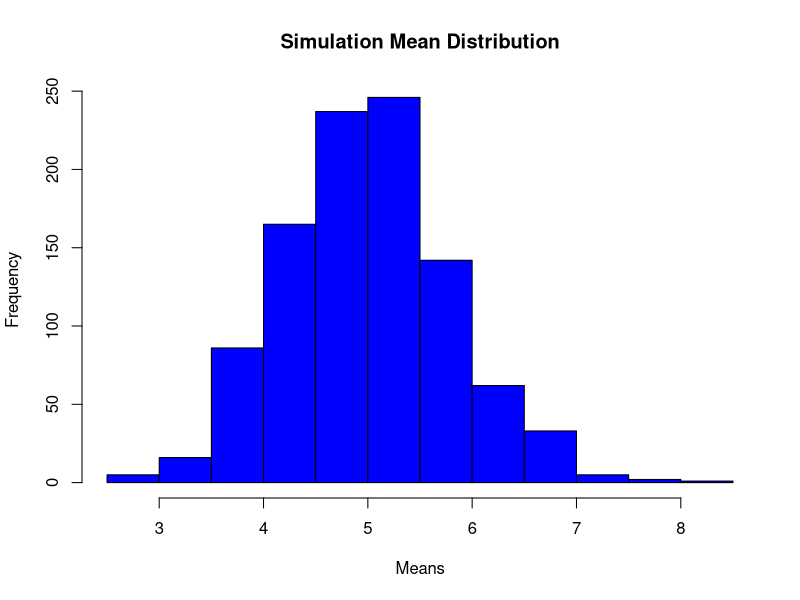

The R script that drew this image: (Note: this script raises an error after producing the figure.)
#Open Library to access installed packages
library(knitr)
library(ggplot2)


#set seed to create random variable
set.seed(567)

#use provided sampling values to create simulation
lambda <- 0.2
n_sample <- 40 
sim <- 1000

#run simulation
sim_exponent <- matrix(rexp(sim*n_sample, rate=lambda), sim, n_sample)

# Mean of simulation
mean_Sim <- rowMeans(sim_exponent)

#create histogram
hist(mean_Sim, xlab="Means", ylab="Frequency", main="Simulation Mean Distribution", col="blue")

#sample mean
mean_sample<-mean(mean_Sim)

#theoretical Variance
Theoretical_mean<-1/lambda

#show histogram of means
hist(mean_sim, xlab="mean",main="Sample Variance/Theoretical Variance")
abline(v=mean_sample,col="green")
abline(v=Theoretical_mean,col="red")